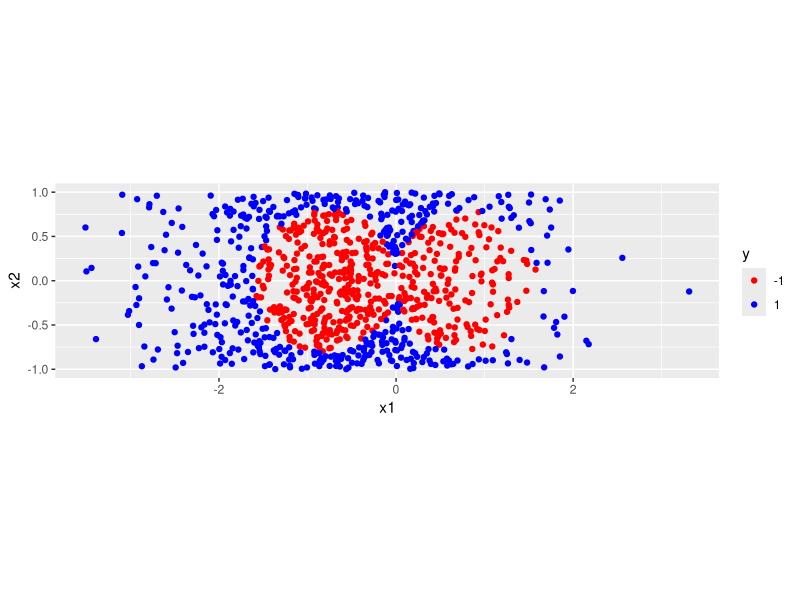

Recreate this plot in R.
#generating a complex dataset

#number of data points
n <- 1000

#set seed
set.seed(1)

#create dataframe
df <- data.frame(x1 = rnorm(n, mean = -0.5, sd = 1), x2 = runif(n, min = -1, max = 1))

#set radius and centers 
radius <- 0.8
center_1 <- c(-0.8, 0)
center_2 <- c(0.8, 0)
radius_squared <- radius ^ 2

#create binary classification variable 
df$y <- factor(ifelse((df$x1-center_1[1]) ^ 2 + (df$x2-center_1[2]) ^ 2 < radius_squared |
                      (df$x1-center_2[1]) ^ 2 + (df$x2-center_2[2]) ^ 2 < radius_squared, -1, 1), levels = c(-1, 1))
#load ggplot
library(ggplot2)

#plot x2 vs x1, colored by y
scatter_plot <- ggplot(data = df, aes(x = x1, y = x2 , color = y)) + 
  #add a point layer
  geom_point() + scale_color_manual(values = c("red", "blue")) +
  #specify equal coordinates
  coord_equal()

scatter_plot